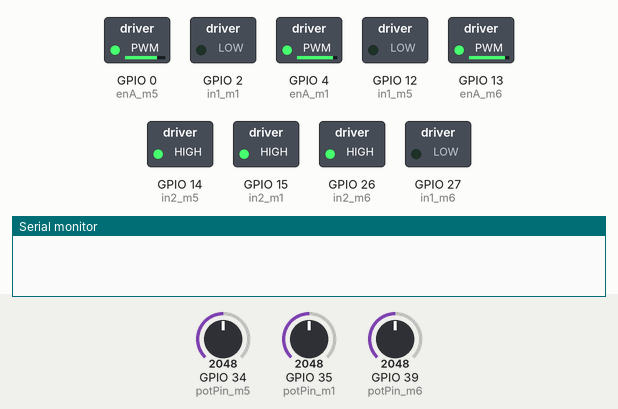
Recording of a sketch running on a simulated ESP32. Parts: switched loads named in the sketch (green lamp = pin HIGH), the last lines printed to the serial monitor. Inputs (shaded band) come from the test bench; at power-on: GPIO 34 (potPin_m5) = 2048, GPIO 39 (potPin_m6) = 2048, GPIO 35 (potPin_m1) = 2048. At 11.0 s the program stops and its outputs stay as they are.

Above: at 2.2 s.
2.3 s: GPIO 34 (potPin_m5) set to 2866
At 4.2 s:
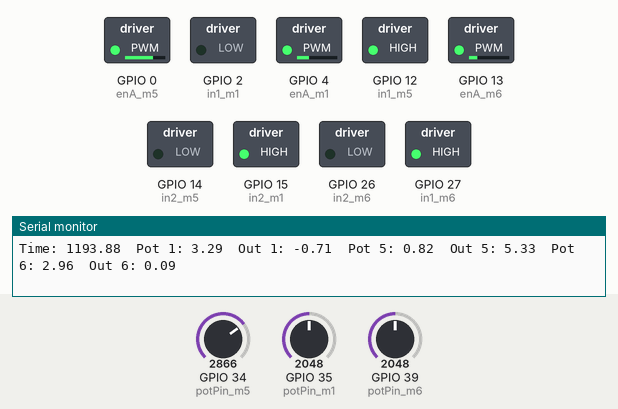
4.5 s: GPIO 39 (potPin_m6) set to 2100
At 5.7 s:
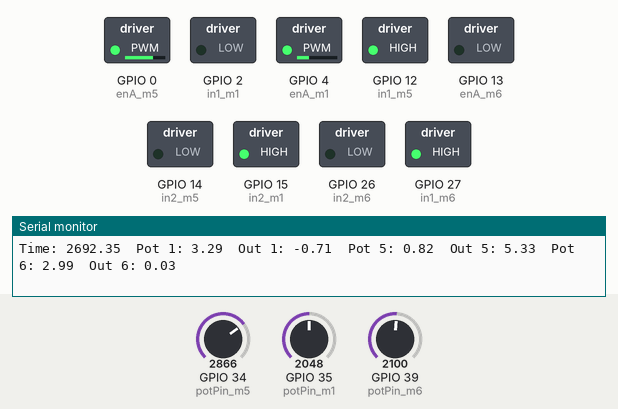
6.0 s: GPIO 39 (potPin_m6) set to 2191
At 6.8 s:
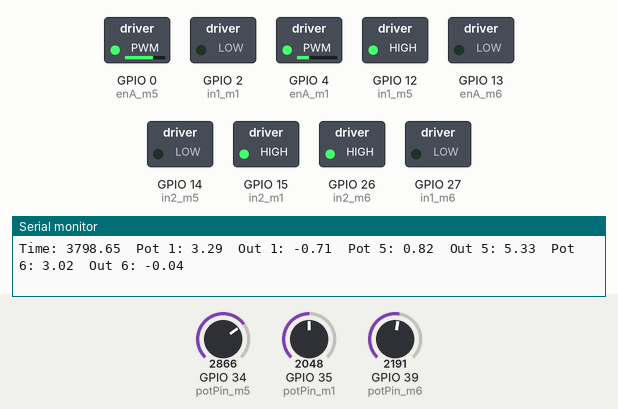
7.5 s: GPIO 35 (potPin_m1) set to 1228
At 7.9 s:
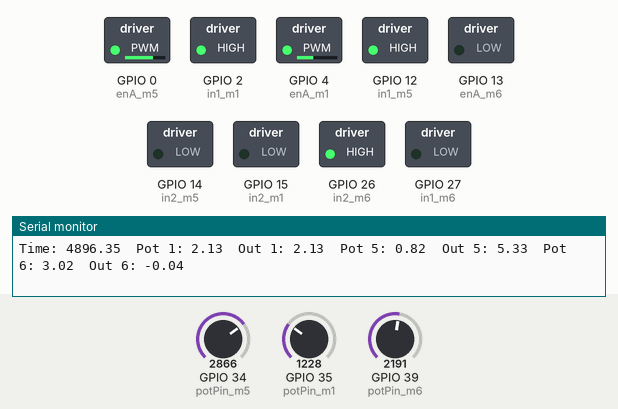
9.0 s: GPIO 34 (potPin_m5) set to 3603
At 10.2 s:
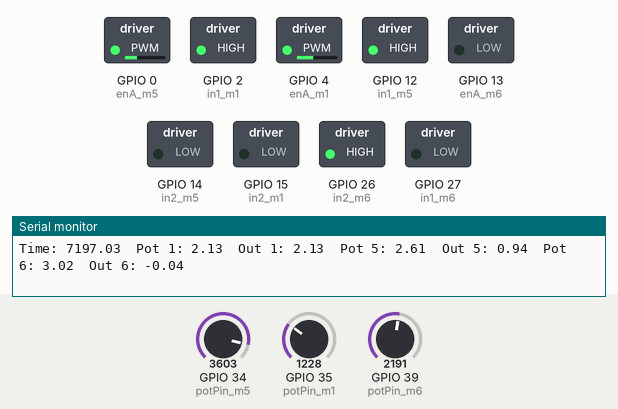
Timing chart, 0 to 12.5 s (numbered marks = the images above; inputs shaded):
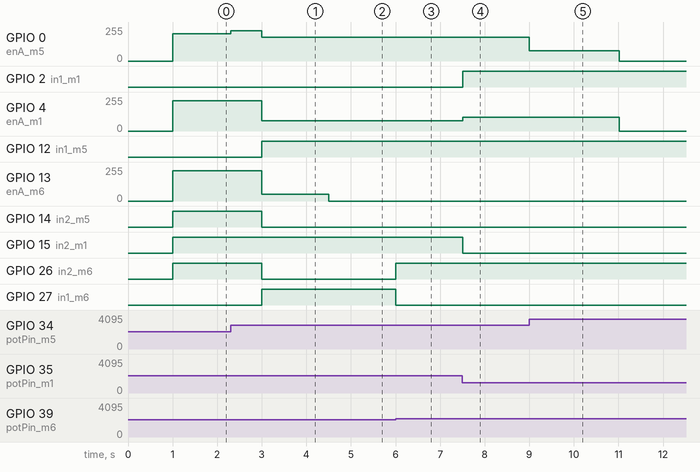

Measured:
- the behaviour switches between 2137 and 2138 on GPIO 39 (potPin_m6) (found by bisection; images 2 and 3)
- after the input at 2.3 s, GPIO 0 (enA_m5): 203/255 → 228/255 after 0.00 s instead of 0.70 s
- after the input at 4.5 s, GPIO 13 (enA_m6): 51/255 → 0/255 at once
- after the input at 6.0 s, GPIO 26 (in2_m6): LOW → HIGH at once; GPIO 27 (in1_m6): HIGH → LOW at once
- after the input at 7.5 s, GPIO 2 (in1_m1): LOW → HIGH at once; GPIO 4 (enA_m1): 76/255 → 102/255 at once; GPIO 15 (in2_m1): HIGH → LOW at once
- after the input at 9.0 s, GPIO 0 (enA_m5): 177/255 → 76/255 at once, → 0/255 2.0 s later

The sketch:

slidePot_ControllerStepResponse.ino
```cpp
#include "Arduino.h"

#define F 200

// Define controller parameters as constants
const float PI_KP = 2.4382f;
const float PI_KI = 0.73146f;
const float PI_LIM_MIN = -7.0f;
const float PI_LIM_MAX = 7.0f;
const float PI_LIM_MIN_INT = -5.0f;
const float PI_LIM_MAX_INT = 5.0f;
const float SAMPLE_TIME_S = 1 / F;

class PIController {
public:
  PIController()
    : Kp(PI_KP), Ki(PI_KI), T(SAMPLE_TIME_S), limMin(PI_LIM_MIN), limMax(PI_LIM_MAX), limMinInt(PI_LIM_MIN_INT), limMaxInt(PI_LIM_MAX_INT) {
    Init();
  }

  void Init() {
    // Clear controller
    integrator = 0.0f;
    prevError = 0.0f;
    out = 0.0f;
  }

  float Update(float setpoint, float measurement) {
    float error = setpoint - measurement;

    float proportional = Kp * error;

    integrator = integrator + 0.5f * Ki * T * (error + prevError);

    // Anti-wind-up via dynamic integrator clamping
    if (integrator > limMaxInt) {
      integrator = limMaxInt;
    } else if (integrator < limMinInt) {
      integrator = limMinInt;
    }

    // Compute output and apply limits
    out = proportional + integrator;

    if (out > limMax) {
      out = limMax;
    } else if (out < limMin) {
      out = limMin;
    }

    // Store error for later use
    prevError = error;

    // Return controller output
    return out;
  }

private:
  float Kp;          // Proportional gain
  float Ki;          // Integral gain
  float T;           // Sample time
  float integrator;  // Integral term
  float prevError;   // Previous error
  float out;         // Controller output
  float limMin;      // Min output limit
  float limMax;      // Max output limit
  float limMinInt;   // Min integrator limit
  float limMaxInt;   // Max integrator limit
};

PIController myController;

// Pins 36, 6, 7, 8 DEAD
// Motor 1
const int potPin_m1 = 35;  // 35 brown
const int in1_m1 = 2; // 2 white
const int in2_m1 = 15; // 15 yellow
const int enA_m1 = 4; // 4 green

// Motor 5
const int potPin_m5 = 34; // 34 brown
const int in1_m5 = 12; // 12 blue
const int in2_m5 = 14; // 14 purple
const int enA_m5 = 0; // 0 green

// Motor 6
const int potPin_m6 = 39; //39 brown
const int in1_m6 = 27; //16 white
const int in2_m6 = 26; //17 gray
const int enA_m6 = 13; //13 yellow

// Setting PWM properties
const int pwmChannel_m1 = 0;
const int pwmChannel_m5 = 1;
const int pwmChannel_m6 = 2;
const int resolution = 8;
int dutyCycle_m1 = 0;  // Initialize dutyCycle to 0
int dutyCycle_m5 = 0;
int dutyCycle_m6 = 0;

// Define the range of potentiometer values for leftmost and rightmost positions
const float minPotValue = 4095.0;  // Minimum potentiometer value (leftmost)
const int maxPotValue = 0;     // Maximum potentiometer value (rightmost)

// Target position
float targetPositionNow_m1 = 0;
float targetPositionNow_m5 = 0;
float targetPositionNow_m6 = 0;

// Time variables
unsigned long startTime = 0;
unsigned long currentTime = 0;

// Dead zone variables
static float dead_zone_m1;
static float dead_zone_m5;
static float dead_zone_m6;

// Function to calculate the voltage from the position (cm)
//float calculatePositionToVoltage(float position) {
//  return 0.0052 * position * position * position - 0.0288 * position * position + 0.1114 * position - 0.0161;
//}

float calculateVoltageToPosition_m1(float voltage) {
  // Calculate the position within the original range
  return 0.8041 * voltage * voltage * voltage - 5.0581 * voltage * voltage + 10.821 * voltage + 0.5937 - 5;
}

// Motor 5
float calculateVoltageToPosition_m5(float voltage) {
  return 0.2521 * voltage * voltage * voltage - 1.1326 * voltage * voltage + 3.7706 * voltage + 0.0422 - 5;
}

// Motor 6
float calculateVoltageToPosition_m6(float voltage) {
  return 0.814 * voltage * voltage * voltage - 4.9125 * voltage * voltage + 10.123 * voltage + 0.9785 - 5;
}

void setVoltageMotor(float motorVoltage, float dz_correction, int in1, int in2, int pwmChannel, int dutyCycle) {
  if (motorVoltage > 0) {
    digitalWrite(in1, LOW);
    digitalWrite(in2, HIGH);
  } else if (motorVoltage < 0) {
    digitalWrite(in1, HIGH);
    digitalWrite(in2, LOW);
  } else {
    // Stop the motor if the target position is reached
    ledcWrite(pwmChannel, LOW);
  }
  // Map motorVoltage to the duty cycle range [0, 255]
  dutyCycle = map(constrain(abs(motorVoltage) + dz_correction, 0, 10), 0, 10, 0, 255);
  ledcWrite(pwmChannel, dutyCycle);
}

float getPotentiometer_m1() {
  float potVoltage = analogRead(potPin_m1) * (3.3 / minPotValue);
  return calculateVoltageToPosition_m1(potVoltage);
}
float getPotentiometer_m5() {
  float potVoltage = analogRead(potPin_m5)* (3.3 / minPotValue);
  return calculateVoltageToPosition_m5(potVoltage);
}
float getPotentiometer_m6() {
  float potVoltage = analogRead(potPin_m6) * (3.3 / minPotValue);
  return calculateVoltageToPosition_m6(potVoltage);
}


void setup() {
  // Motor 1
  pinMode(potPin_m1, INPUT);
  pinMode(enA_m1, OUTPUT);
  pinMode(in1_m1, OUTPUT);
  pinMode(in2_m1, OUTPUT);
  // Motor 5
  pinMode(potPin_m5, INPUT);
  pinMode(enA_m5, OUTPUT);
  pinMode(in1_m5, OUTPUT);
  pinMode(in2_m5, OUTPUT);
  // Motor 6
  pinMode(potPin_m6, INPUT);
  pinMode(enA_m6, OUTPUT);
  pinMode(in1_m6, OUTPUT);
  pinMode(in2_m6, OUTPUT);

  // Configure LED PWM functionality
  ledcSetup(pwmChannel_m1, 30000, resolution);
  ledcSetup(pwmChannel_m5, 30000, resolution);
  ledcSetup(pwmChannel_m6, 30000, resolution);

  // Attach the channel to the GPIO to be controlled
  ledcAttachPin(enA_m1, pwmChannel_m1);
  ledcAttachPin(enA_m5, pwmChannel_m5);
  ledcAttachPin(enA_m6, pwmChannel_m6);

  Serial.begin(115200);
  while (!Serial)
    ;

  delay(1000);  // Wait for 1 second before starting the step response

  myController.Init();  // Initialize the controller

  // Record the start time
  startTime = micros();
}

void loop() {
  // Calculate the elapsed time
  currentTime = micros();
  unsigned long elapsedTime = (currentTime - startTime);  // Convert to seconds

  // Step response test: Change the target position after a certain time
  if (elapsedTime < 2 * 1000000) {  // For the first 2 seconds, maintain the initial target
    targetPositionNow_m1 = -3.0;
    targetPositionNow_m5 = -3.0;
    targetPositionNow_m6 = -3.0;
  } else {
    targetPositionNow_m1 = 3.0;
    targetPositionNow_m5 = 3.0;
    targetPositionNow_m6 = 3.0;
  }
  float input_m1 = getPotentiometer_m1();
  float output_m1 = myController.Update(targetPositionNow_m1, input_m1);
  if (abs(targetPositionNow_m1 - input_m1) <= 0.03) {
    dead_zone_m1 = 0;
  } else {
    dead_zone_m1 = 2.4;
  }
  setVoltageMotor(-output_m1, dead_zone_m1, in1_m1, in2_m1, pwmChannel_m1, dutyCycle_m1);  // 5 volts

  float input_m5 = getPotentiometer_m5();
  float output_m5 = myController.Update(targetPositionNow_m5, input_m5);
  if (abs(targetPositionNow_m5 - input_m5) <= 0.03) {
    dead_zone_m5 = 0;
  } else {
    dead_zone_m5 = 2.4;
  }
  setVoltageMotor(-output_m5, dead_zone_m5, in1_m5, in2_m5, pwmChannel_m5, dutyCycle_m5);  // 5 volts

  float input_m6 = getPotentiometer_m6();
  float output_m6 = myController.Update(targetPositionNow_m6, input_m6);
  if (abs(targetPositionNow_m6 - input_m6) <= 0.03) {
    dead_zone_m6 = 0;
  } else {
    dead_zone_m6 = 2.4;
  }
  setVoltageMotor(-output_m6, dead_zone_m6, in1_m6, in2_m6, pwmChannel_m6, dutyCycle_m6);  // 5 volts

  if (elapsedTime >= 2 * 1000000) {
    Serial.print("Time: ");
    Serial.print(elapsedTime / 1000.0 - 2000);  // Time in seconds
    Serial.print('\t');
    Serial.print("Pot 1: ");
    Serial.print(getPotentiometer_m1());
    Serial.print('\t');
    Serial.print("Out 1: ");
    Serial.print(output_m1);
    Serial.print('\t');
    Serial.print("Pot 5: ");
    Serial.print(getPotentiometer_m5());
    Serial.print('\t');
    Serial.print("Out 5: ");
    Serial.print(output_m5);
    Serial.print('\t');
    Serial.print("Pot 6: ");
    Serial.print(getPotentiometer_m6());
    Serial.print('\t');
    Serial.print("Out 6: ");
    Serial.println(output_m6);
  }

  bool time_exceeded = true;
  while (micros() - currentTime < 1000000 / F) {
    time_exceeded = false;
  }
/*
  if (time_exceeded) {
    Serial.print("TIME EXCEEDED: ");
    Serial.print((micros() - currentTime) / 1000.0);
    Serial.println("ms.");
  }
*/
  if (elapsedTime > 10 * 1000000) {  // After 4 seconds, turn off the motor
    ledcWrite(pwmChannel_m1, LOW);
    ledcWrite(pwmChannel_m5, LOW);
    ledcWrite(pwmChannel_m6, LOW);
    while (true)
      ;
  }
}
```
